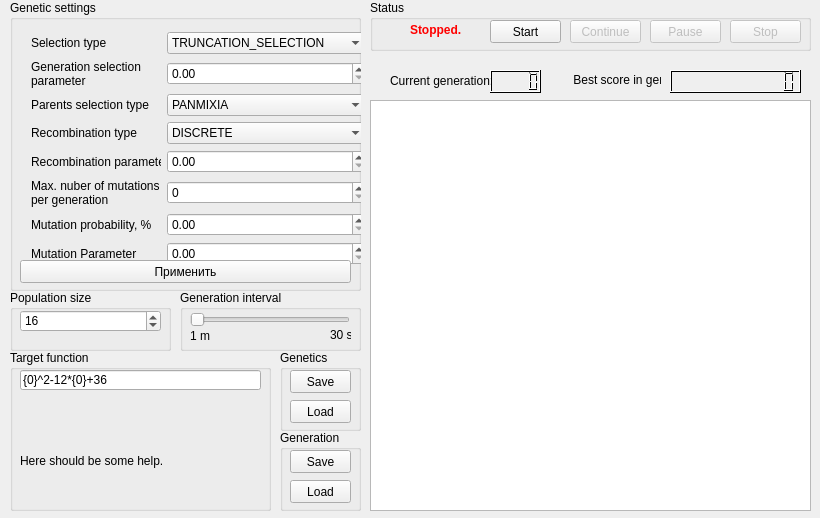
<?xml version="1.0" encoding="UTF-8"?>
<ui version="4.0">
 <class>MainWindow</class>
 <widget class="QWidget" name="MainWindow">
  <property name="geometry">
   <rect>
    <x>0</x>
    <y>0</y>
    <width>820</width>
    <height>518</height>
   </rect>
  </property>
  <property name="windowTitle">
   <string>Function minimum searcher</string>
  </property>
  <widget class="QGroupBox" name="groupBox">
   <property name="geometry">
    <rect>
     <x>10</x>
     <y>0</y>
     <width>351</width>
     <height>291</height>
    </rect>
   </property>
   <property name="title">
    <string>Genetic settings</string>
   </property>
   <widget class="QWidget" name="formLayoutWidget">
    <property name="geometry">
     <rect>
      <x>10</x>
      <y>21</y>
      <width>331</width>
      <height>241</height>
     </rect>
    </property>
    <layout class="QGridLayout" name="gridLayout">
     <property name="sizeConstraint">
      <enum>QLayout::SetFixedSize</enum>
     </property>
     <item row="0" column="1">
      <widget class="QComboBox" name="cbGenerationSelection">
       <property name="maximumSize">
        <size>
         <width>200</width>
         <height>16777215</height>
        </size>
       </property>
       <item>
        <property name="text">
         <string>TRUNCATION_SELECTION</string>
        </property>
       </item>
       <item>
        <property name="text">
         <string>ELITE_SELECTION</string>
        </property>
       </item>
      </widget>
     </item>
     <item row="1" column="0">
      <widget class="QLabel" name="label_4">
       <property name="maximumSize">
        <size>
         <width>130</width>
         <height>16777215</height>
        </size>
       </property>
       <property name="text">
        <string>Generation selection
parameter</string>
       </property>
      </widget>
     </item>
     <item row="0" column="0">
      <widget class="QLabel" name="label_5">
       <property name="maximumSize">
        <size>
         <width>130</width>
         <height>16777215</height>
        </size>
       </property>
       <property name="text">
        <string>Selection type</string>
       </property>
      </widget>
     </item>
     <item row="1" column="1">
      <widget class="QDoubleSpinBox" name="sbSelectionParameter">
       <property name="maximumSize">
        <size>
         <width>200</width>
         <height>16777215</height>
        </size>
       </property>
      </widget>
     </item>
     <item row="2" column="0">
      <widget class="QLabel" name="label_3">
       <property name="maximumSize">
        <size>
         <width>130</width>
         <height>16777215</height>
        </size>
       </property>
       <property name="text">
        <string>Parents selection type</string>
       </property>
      </widget>
     </item>
     <item row="2" column="1">
      <widget class="QComboBox" name="cbParentsSelection">
       <property name="maximumSize">
        <size>
         <width>200</width>
         <height>16777215</height>
        </size>
       </property>
       <item>
        <property name="text">
         <string>PANMIXIA</string>
        </property>
       </item>
       <item>
        <property name="text">
         <string>INBREEDING_FENOTYPE</string>
        </property>
       </item>
       <item>
        <property name="text">
         <string>INBREEDING_GENOTYPE</string>
        </property>
       </item>
       <item>
        <property name="text">
         <string>OUTBREEDING_FENOTYPE</string>
        </property>
       </item>
       <item>
        <property name="text">
         <string>OUTBREEDING_GENOTYPE</string>
        </property>
       </item>
      </widget>
     </item>
     <item row="3" column="1">
      <widget class="QComboBox" name="cbRecombination">
       <property name="maximumSize">
        <size>
         <width>200</width>
         <height>16777215</height>
        </size>
       </property>
       <item>
        <property name="text">
         <string>DISCRETE</string>
        </property>
       </item>
       <item>
        <property name="text">
         <string>INTERMEDIATE</string>
        </property>
       </item>
       <item>
        <property name="text">
         <string>CROSSOVER</string>
        </property>
       </item>
       <item>
        <property name="text">
         <string>UNIFORM_CROSSOVER</string>
        </property>
       </item>
       <item>
        <property name="text">
         <string>TRIADIC_CROSSOVER</string>
        </property>
       </item>
       <item>
        <property name="text">
         <string>SHUFFLER_CROSSOVER</string>
        </property>
       </item>
       <item>
        <property name="text">
         <string>CROSSOVER_WITH_REDUCED_SURROGATE</string>
        </property>
       </item>
      </widget>
     </item>
     <item row="5" column="0">
      <widget class="QLabel" name="label_8">
       <property name="maximumSize">
        <size>
         <width>130</width>
         <height>16777215</height>
        </size>
       </property>
       <property name="text">
        <string>Max. nuber of mutations
per generation</string>
       </property>
      </widget>
     </item>
     <item row="4" column="1">
      <widget class="QDoubleSpinBox" name="sbRecombParam">
       <property name="maximumSize">
        <size>
         <width>200</width>
         <height>16777215</height>
        </size>
       </property>
      </widget>
     </item>
     <item row="7" column="1">
      <widget class="QDoubleSpinBox" name="sbMutationParameter">
       <property name="maximumSize">
        <size>
         <width>200</width>
         <height>16777215</height>
        </size>
       </property>
      </widget>
     </item>
     <item row="7" column="0">
      <widget class="QLabel" name="label_11">
       <property name="maximumSize">
        <size>
         <width>130</width>
         <height>16777215</height>
        </size>
       </property>
       <property name="text">
        <string>Mutation Parameter</string>
       </property>
      </widget>
     </item>
     <item row="6" column="1">
      <widget class="QDoubleSpinBox" name="sbMutationProbability">
       <property name="maximumSize">
        <size>
         <width>200</width>
         <height>16777215</height>
        </size>
       </property>
       <property name="maximum">
        <double>100.000000000000000</double>
       </property>
      </widget>
     </item>
     <item row="6" column="0">
      <widget class="QLabel" name="label_1">
       <property name="maximumSize">
        <size>
         <width>130</width>
         <height>16777215</height>
        </size>
       </property>
       <property name="text">
        <string>Mutation probability, %</string>
       </property>
      </widget>
     </item>
     <item row="5" column="1">
      <widget class="QSpinBox" name="sbMaxMutations">
       <property name="maximumSize">
        <size>
         <width>200</width>
         <height>16777215</height>
        </size>
       </property>
       <property name="maximum">
        <number>1024</number>
       </property>
      </widget>
     </item>
     <item row="4" column="0">
      <widget class="QLabel" name="label_7">
       <property name="maximumSize">
        <size>
         <width>130</width>
         <height>16777215</height>
        </size>
       </property>
       <property name="text">
        <string>Recombination parameter</string>
       </property>
      </widget>
     </item>
     <item row="3" column="0">
      <widget class="QLabel" name="label_6">
       <property name="maximumSize">
        <size>
         <width>130</width>
         <height>16777215</height>
        </size>
       </property>
       <property name="text">
        <string>Recombination type</string>
       </property>
      </widget>
     </item>
    </layout>
   </widget>
   <widget class="QPushButton" name="btApllySets">
    <property name="geometry">
     <rect>
      <x>10</x>
      <y>260</y>
      <width>331</width>
      <height>23</height>
     </rect>
    </property>
    <property name="text">
     <string>Применить</string>
    </property>
   </widget>
  </widget>
  <widget class="QTableView" name="tableView">
   <property name="geometry">
    <rect>
     <x>370</x>
     <y>100</y>
     <width>441</width>
     <height>411</height>
    </rect>
   </property>
  </widget>
  <widget class="QGroupBox" name="gbFunction">
   <property name="geometry">
    <rect>
     <x>10</x>
     <y>350</y>
     <width>261</width>
     <height>161</height>
    </rect>
   </property>
   <property name="title">
    <string>Target function</string>
   </property>
   <widget class="QLineEdit" name="tbFunction">
    <property name="geometry">
     <rect>
      <x>10</x>
      <y>20</y>
      <width>241</width>
      <height>20</height>
     </rect>
    </property>
    <property name="text">
     <string>{0}^2-12*{0}+36</string>
    </property>
   </widget>
   <widget class="QLabel" name="label_2">
    <property name="geometry">
     <rect>
      <x>10</x>
      <y>50</y>
      <width>241</width>
      <height>121</height>
     </rect>
    </property>
    <property name="text">
     <string>Here should be some help.</string>
    </property>
   </widget>
  </widget>
  <widget class="QLCDNumber" name="lcdBestScore">
   <property name="geometry">
    <rect>
     <x>670</x>
     <y>70</y>
     <width>131</width>
     <height>23</height>
    </rect>
   </property>
   <property name="palette">
    <palette>
     <active>
      <colorrole role="WindowText">
       <brush brushstyle="SolidPattern">
        <color alpha="255">
         <red>0</red>
         <green>0</green>
         <blue>0</blue>
        </color>
       </brush>
      </colorrole>
      <colorrole role="Dark">
       <brush brushstyle="SolidPattern">
        <color alpha="255">
         <red>0</red>
         <green>0</green>
         <blue>0</blue>
        </color>
       </brush>
      </colorrole>
      <colorrole role="Mid">
       <brush brushstyle="SolidPattern">
        <color alpha="255">
         <red>0</red>
         <green>0</green>
         <blue>0</blue>
        </color>
       </brush>
      </colorrole>
      <colorrole role="Text">
       <brush brushstyle="SolidPattern">
        <color alpha="255">
         <red>0</red>
         <green>0</green>
         <blue>0</blue>
        </color>
       </brush>
      </colorrole>
      <colorrole role="ButtonText">
       <brush brushstyle="SolidPattern">
        <color alpha="255">
         <red>0</red>
         <green>0</green>
         <blue>0</blue>
        </color>
       </brush>
      </colorrole>
     </active>
     <inactive>
      <colorrole role="WindowText">
       <brush brushstyle="SolidPattern">
        <color alpha="255">
         <red>0</red>
         <green>0</green>
         <blue>0</blue>
        </color>
       </brush>
      </colorrole>
      <colorrole role="Dark">
       <brush brushstyle="SolidPattern">
        <color alpha="255">
         <red>0</red>
         <green>0</green>
         <blue>0</blue>
        </color>
       </brush>
      </colorrole>
      <colorrole role="Mid">
       <brush brushstyle="SolidPattern">
        <color alpha="255">
         <red>0</red>
         <green>0</green>
         <blue>0</blue>
        </color>
       </brush>
      </colorrole>
      <colorrole role="Text">
       <brush brushstyle="SolidPattern">
        <color alpha="255">
         <red>0</red>
         <green>0</green>
         <blue>0</blue>
        </color>
       </brush>
      </colorrole>
      <colorrole role="ButtonText">
       <brush brushstyle="SolidPattern">
        <color alpha="255">
         <red>0</red>
         <green>0</green>
         <blue>0</blue>
        </color>
       </brush>
      </colorrole>
     </inactive>
     <disabled>
      <colorrole role="WindowText">
       <brush brushstyle="SolidPattern">
        <color alpha="255">
         <red>0</red>
         <green>0</green>
         <blue>0</blue>
        </color>
       </brush>
      </colorrole>
      <colorrole role="Dark">
       <brush brushstyle="SolidPattern">
        <color alpha="255">
         <red>0</red>
         <green>0</green>
         <blue>0</blue>
        </color>
       </brush>
      </colorrole>
      <colorrole role="Mid">
       <brush brushstyle="SolidPattern">
        <color alpha="255">
         <red>0</red>
         <green>0</green>
         <blue>0</blue>
        </color>
       </brush>
      </colorrole>
      <colorrole role="Text">
       <brush brushstyle="SolidPattern">
        <color alpha="255">
         <red>0</red>
         <green>0</green>
         <blue>0</blue>
        </color>
       </brush>
      </colorrole>
      <colorrole role="ButtonText">
       <brush brushstyle="SolidPattern">
        <color alpha="255">
         <red>0</red>
         <green>0</green>
         <blue>0</blue>
        </color>
       </brush>
      </colorrole>
     </disabled>
    </palette>
   </property>
   <property name="smallDecimalPoint">
    <bool>true</bool>
   </property>
   <property name="digitCount">
    <number>10</number>
   </property>
   <property name="value" stdset="0">
    <double>0.000000000000000</double>
   </property>
  </widget>
  <widget class="QLCDNumber" name="lcdGeneration">
   <property name="geometry">
    <rect>
     <x>490</x>
     <y>70</y>
     <width>51</width>
     <height>23</height>
    </rect>
   </property>
   <property name="palette">
    <palette>
     <active>
      <colorrole role="WindowText">
       <brush brushstyle="SolidPattern">
        <color alpha="255">
         <red>0</red>
         <green>0</green>
         <blue>0</blue>
        </color>
       </brush>
      </colorrole>
      <colorrole role="Dark">
       <brush brushstyle="SolidPattern">
        <color alpha="255">
         <red>0</red>
         <green>0</green>
         <blue>0</blue>
        </color>
       </brush>
      </colorrole>
      <colorrole role="Mid">
       <brush brushstyle="SolidPattern">
        <color alpha="255">
         <red>0</red>
         <green>0</green>
         <blue>0</blue>
        </color>
       </brush>
      </colorrole>
      <colorrole role="Text">
       <brush brushstyle="SolidPattern">
        <color alpha="255">
         <red>0</red>
         <green>0</green>
         <blue>0</blue>
        </color>
       </brush>
      </colorrole>
      <colorrole role="ButtonText">
       <brush brushstyle="SolidPattern">
        <color alpha="255">
         <red>0</red>
         <green>0</green>
         <blue>0</blue>
        </color>
       </brush>
      </colorrole>
     </active>
     <inactive>
      <colorrole role="WindowText">
       <brush brushstyle="SolidPattern">
        <color alpha="255">
         <red>0</red>
         <green>0</green>
         <blue>0</blue>
        </color>
       </brush>
      </colorrole>
      <colorrole role="Dark">
       <brush brushstyle="SolidPattern">
        <color alpha="255">
         <red>0</red>
         <green>0</green>
         <blue>0</blue>
        </color>
       </brush>
      </colorrole>
      <colorrole role="Mid">
       <brush brushstyle="SolidPattern">
        <color alpha="255">
         <red>0</red>
         <green>0</green>
         <blue>0</blue>
        </color>
       </brush>
      </colorrole>
      <colorrole role="Text">
       <brush brushstyle="SolidPattern">
        <color alpha="255">
         <red>0</red>
         <green>0</green>
         <blue>0</blue>
        </color>
       </brush>
      </colorrole>
      <colorrole role="ButtonText">
       <brush brushstyle="SolidPattern">
        <color alpha="255">
         <red>0</red>
         <green>0</green>
         <blue>0</blue>
        </color>
       </brush>
      </colorrole>
     </inactive>
     <disabled>
      <colorrole role="WindowText">
       <brush brushstyle="SolidPattern">
        <color alpha="255">
         <red>0</red>
         <green>0</green>
         <blue>0</blue>
        </color>
       </brush>
      </colorrole>
      <colorrole role="Dark">
       <brush brushstyle="SolidPattern">
        <color alpha="255">
         <red>0</red>
         <green>0</green>
         <blue>0</blue>
        </color>
       </brush>
      </colorrole>
      <colorrole role="Mid">
       <brush brushstyle="SolidPattern">
        <color alpha="255">
         <red>0</red>
         <green>0</green>
         <blue>0</blue>
        </color>
       </brush>
      </colorrole>
      <colorrole role="Text">
       <brush brushstyle="SolidPattern">
        <color alpha="255">
         <red>0</red>
         <green>0</green>
         <blue>0</blue>
        </color>
       </brush>
      </colorrole>
      <colorrole role="ButtonText">
       <brush brushstyle="SolidPattern">
        <color alpha="255">
         <red>0</red>
         <green>0</green>
         <blue>0</blue>
        </color>
       </brush>
      </colorrole>
     </disabled>
    </palette>
   </property>
   <property name="digitCount">
    <number>5</number>
   </property>
  </widget>
  <widget class="QLabel" name="label_9">
   <property name="geometry">
    <rect>
     <x>570</x>
     <y>70</y>
     <width>91</width>
     <height>20</height>
    </rect>
   </property>
   <property name="text">
    <string> Best score in gen.:</string>
   </property>
  </widget>
  <widget class="QLabel" name="label_10">
   <property name="geometry">
    <rect>
     <x>390</x>
     <y>70</y>
     <width>111</width>
     <height>21</height>
    </rect>
   </property>
   <property name="text">
    <string>Current generation:</string>
   </property>
  </widget>
  <widget class="QGroupBox" name="gbControl">
   <property name="geometry">
    <rect>
     <x>370</x>
     <y>0</y>
     <width>441</width>
     <height>51</height>
    </rect>
   </property>
   <property name="title">
    <string>Status</string>
   </property>
   <widget class="QPushButton" name="btStart">
    <property name="geometry">
     <rect>
      <x>120</x>
      <y>20</y>
      <width>71</width>
      <height>23</height>
     </rect>
    </property>
    <property name="text">
     <string>Start</string>
    </property>
   </widget>
   <widget class="QPushButton" name="btStop">
    <property name="enabled">
     <bool>false</bool>
    </property>
    <property name="geometry">
     <rect>
      <x>360</x>
      <y>20</y>
      <width>71</width>
      <height>23</height>
     </rect>
    </property>
    <property name="text">
     <string>Stop</string>
    </property>
   </widget>
   <widget class="QPushButton" name="btPause">
    <property name="enabled">
     <bool>false</bool>
    </property>
    <property name="geometry">
     <rect>
      <x>280</x>
      <y>20</y>
      <width>71</width>
      <height>23</height>
     </rect>
    </property>
    <property name="text">
     <string>Pause</string>
    </property>
   </widget>
   <widget class="QLabel" name="label">
    <property name="geometry">
     <rect>
      <x>40</x>
      <y>20</y>
      <width>61</width>
      <height>20</height>
     </rect>
    </property>
    <property name="palette">
     <palette>
      <active>
       <colorrole role="WindowText">
        <brush brushstyle="SolidPattern">
         <color alpha="255">
          <red>255</red>
          <green>0</green>
          <blue>0</blue>
         </color>
        </brush>
       </colorrole>
       <colorrole role="Text">
        <brush brushstyle="SolidPattern">
         <color alpha="255">
          <red>0</red>
          <green>0</green>
          <blue>0</blue>
         </color>
        </brush>
       </colorrole>
      </active>
      <inactive>
       <colorrole role="WindowText">
        <brush brushstyle="SolidPattern">
         <color alpha="255">
          <red>255</red>
          <green>0</green>
          <blue>0</blue>
         </color>
        </brush>
       </colorrole>
       <colorrole role="Text">
        <brush brushstyle="SolidPattern">
         <color alpha="255">
          <red>0</red>
          <green>0</green>
          <blue>0</blue>
         </color>
        </brush>
       </colorrole>
      </inactive>
      <disabled>
       <colorrole role="WindowText">
        <brush brushstyle="SolidPattern">
         <color alpha="255">
          <red>120</red>
          <green>120</green>
          <blue>120</blue>
         </color>
        </brush>
       </colorrole>
       <colorrole role="Text">
        <brush brushstyle="SolidPattern">
         <color alpha="255">
          <red>120</red>
          <green>120</green>
          <blue>120</blue>
         </color>
        </brush>
       </colorrole>
      </disabled>
     </palette>
    </property>
    <property name="font">
     <font>
      <weight>75</weight>
      <bold>true</bold>
     </font>
    </property>
    <property name="text">
     <string>Stopped.</string>
    </property>
   </widget>
   <widget class="QPushButton" name="btContinue">
    <property name="enabled">
     <bool>false</bool>
    </property>
    <property name="geometry">
     <rect>
      <x>200</x>
      <y>20</y>
      <width>71</width>
      <height>23</height>
     </rect>
    </property>
    <property name="text">
     <string>Continue</string>
    </property>
   </widget>
  </widget>
  <widget class="QGroupBox" name="gbFiles">
   <property name="geometry">
    <rect>
     <x>280</x>
     <y>430</y>
     <width>81</width>
     <height>81</height>
    </rect>
   </property>
   <property name="title">
    <string>Generation</string>
   </property>
   <widget class="QPushButton" name="btSaveGeneration">
    <property name="geometry">
     <rect>
      <x>10</x>
      <y>20</y>
      <width>61</width>
      <height>23</height>
     </rect>
    </property>
    <property name="text">
     <string>Save</string>
    </property>
   </widget>
   <widget class="QPushButton" name="btLoadGeneration">
    <property name="geometry">
     <rect>
      <x>10</x>
      <y>50</y>
      <width>61</width>
      <height>23</height>
     </rect>
    </property>
    <property name="text">
     <string>Load</string>
    </property>
   </widget>
  </widget>
  <widget class="QGroupBox" name="gbFiles_2">
   <property name="geometry">
    <rect>
     <x>280</x>
     <y>350</y>
     <width>81</width>
     <height>81</height>
    </rect>
   </property>
   <property name="title">
    <string>Genetics</string>
   </property>
   <widget class="QPushButton" name="btSaveGenetics">
    <property name="geometry">
     <rect>
      <x>10</x>
      <y>20</y>
      <width>61</width>
      <height>23</height>
     </rect>
    </property>
    <property name="text">
     <string>Save</string>
    </property>
   </widget>
   <widget class="QPushButton" name="btLoadGenetics">
    <property name="geometry">
     <rect>
      <x>10</x>
      <y>50</y>
      <width>61</width>
      <height>23</height>
     </rect>
    </property>
    <property name="text">
     <string>Load</string>
    </property>
   </widget>
  </widget>
  <widget class="QGroupBox" name="gbSize">
   <property name="geometry">
    <rect>
     <x>10</x>
     <y>290</y>
     <width>161</width>
     <height>61</height>
    </rect>
   </property>
   <property name="title">
    <string>Population size</string>
   </property>
   <widget class="QSpinBox" name="sbSize">
    <property name="geometry">
     <rect>
      <x>10</x>
      <y>20</y>
      <width>141</width>
      <height>22</height>
     </rect>
    </property>
    <property name="minimum">
     <number>2</number>
    </property>
    <property name="maximum">
     <number>100000</number>
    </property>
    <property name="singleStep">
     <number>2</number>
    </property>
    <property name="value">
     <number>16</number>
    </property>
   </widget>
  </widget>
  <widget class="QGroupBox" name="gbInterval">
   <property name="geometry">
    <rect>
     <x>180</x>
     <y>290</y>
     <width>181</width>
     <height>61</height>
    </rect>
   </property>
   <property name="title">
    <string>Generation interval</string>
   </property>
   <widget class="QSlider" name="sldInterval">
    <property name="geometry">
     <rect>
      <x>10</x>
      <y>20</y>
      <width>160</width>
      <height>19</height>
     </rect>
    </property>
    <property name="minimum">
     <number>1</number>
    </property>
    <property name="maximum">
     <number>30000</number>
    </property>
    <property name="orientation">
     <enum>Qt::Horizontal</enum>
    </property>
   </widget>
   <widget class="QLabel" name="label_12">
    <property name="geometry">
     <rect>
      <x>10</x>
      <y>30</y>
      <width>20</width>
      <height>31</height>
     </rect>
    </property>
    <property name="text">
     <string>1 ms</string>
    </property>
   </widget>
   <widget class="QLabel" name="label_13">
    <property name="geometry">
     <rect>
      <x>150</x>
      <y>29</y>
      <width>21</width>
      <height>31</height>
     </rect>
    </property>
    <property name="text">
     <string>30 s</string>
    </property>
   </widget>
  </widget>
 </widget>
 <layoutdefault spacing="6" margin="11"/>
 <resources/>
 <connections/>
</ui>
